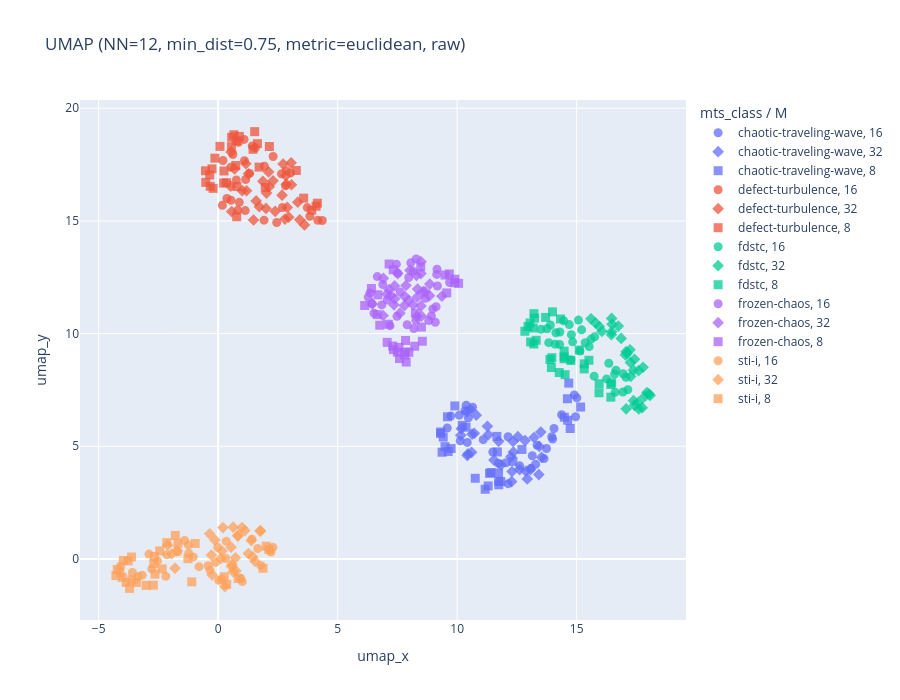

The notebook cell saved with this chart:
### Code cell
import plotly.express as px

# Interactive version of the chosen combo (emb_chosen / chosen_label from the cell above).
df_plot = meta_df.assign(
    umap_x=emb[:, 0],
    umap_y=emb[:, 1],
    M_str=meta_df["M"].astype(str),
    instance_str=meta_df["instance"].astype(str),
    dataset_paths_str=meta_df["dataset_paths"].astype(str),
)
fig = px.scatter(
    df_plot, x="umap_x", y="umap_y",
    color="mts_class",
    symbol="M_str",
    hover_data={
        "mts_class": True,
        "M": True,
        "T": True,
        "instance_str": True,
        "dataset_paths_str": False,
        "M_str": False,
        "umap_x": ":.2f",
        "umap_y": ":.2f",
    },
    title=f"UMAP (NN={n_neighbors}, min_dist={min_dist}, metric={metric}, {'scaled' if scaled else 'raw'})",
    width=900, height=700,
)
fig.update_traces(marker=dict(size=9, opacity=0.75))
fig.update_layout(legend=dict(title="mts_class / M"))
fig.show()

### Figure 1 — Plotly figure (JSON) as saved in the notebook; plotly's stock layout.template omitted (floating-point values rounded to 4 significant figures; data arrays with more than 128 entries replaced by an {"elided": "..."} marker saying what was removed)
{"data": [{"customdata": {"elided": "30x6 mixed values"}, "hovertemplate": "mts_class=%{customdata[0]}<br>umap_x=%{x:.2f}<br>umap_y=%{y:.2f}<br>M=%{customdata[1]}<br>T=%{customdata[2]}<br>instance_str=%{customdata[3]}<extra></extra>", "legendgroup": "chaotic-traveling-wave, 16", "marker": {"color": "#636efa", "opacity": 0.75, "size": 9, "symbol": "circle"}, "mode": "markers", "name": "chaotic-traveling-wave, 16", "orientation": "v", "showlegend": true, "type": "scatter", "x": [12.13, 10.56, 10.47, 14.0, 10.09, 10.38, 13.96, 14.37, 12.13, 13.34, 12.04, 13.28, 9.585, 11.49, 12.62, 13.09, 10.33, 9.731, 13.64, 10.13, 14.96, 15.01, 11.73, 13.14, 11.09, 10.64, 14.9, 13.74, 10.42, 14.05], "xaxis": "x", "y": [3.342, 6.625, 6.258, 5.32, 6.382, 6.823, 5.422, 6.398, 5.421, 5.041, 4.269, 4.203, 5.811, 4.744, 4.133, 4.02, 6.578, 6.344, 4.454, 5.247, 6.309, 7.148, 4.238, 4.58, 5.293, 6.731, 7.278, 4.901, 5.172, 5.79], "yaxis": "y"}, {"customdata": {"elided": "30x6 mixed values"}, "hovertemplate": "mts_class=%{customdata[0]}<br>umap_x=%{x:.2f}<br>umap_y=%{y:.2f}<br>M=%{customdata[1]}<br>T=%{customdata[2]}<br>instance_str=%{customdata[3]}<extra></extra>", "legendgroup": "chaotic-traveling-wave, 32", "marker": {"color": "#636efa", "opacity": 0.75, "size": 9, "symbol": "diamond"}, "mode": "markers", "name": "chaotic-traveling-wave, 32", "orientation": "v", "showlegend": true, "type": "scatter", "x": [11.83, 10.8, 10.42, 13.42, 10.61, 10.15, 10.41, 13.54, 12.28, 12.34, 12.3, 10.17, 12.87, 13.07, 12.93, 12.25, 13.44, 10.62, 11.74, 12.62, 11.3, 12.84, 10.46, 13.22, 13.5, 12.54, 10.72, 12.35, 11.54, 11.27], "xaxis": "x", "y": [4.169, 6.38, 4.592, 3.742, 4.731, 5.489, 6.526, 4.512, 3.432, 5.213, 3.88, 5.779, 3.897, 3.968, 3.552, 4.532, 4.996, 5.537, 5.222, 3.966, 5.511, 5.255, 4.664, 5.389, 5.632, 5.426, 5.575, 4.743, 4.389, 5.89], "yaxis": "y"}, {"customdata": {"elided": "30x6 mixed values"}, "hovertemplate": "mts_class=%{customdata[0]}<br>umap_x=%{x:.2f}<br>umap_y=%{y:.2f}<br>M=%{customdata[1]}<br>T=%{customdata[2]}<br>instance_str=%{customdata[3]}<extra></extra>", "legendgroup": "chaotic-traveling-wave, 8", "marker": {"color": "#636efa", "opacity": 0.75, "size": 9, "symbol": "square"}, "mode": "markers", "name": "chaotic-traveling-wave, 8", "orientation": "v", "showlegend": true, "type": "scatter", "x": [11.74, 11.36, 14.48, 11.74, 9.492, 10.37, 9.747, 14.62, 15.17, 9.311, 10.76, 9.594, 11.83, 11.42, 10.21, 14.61, 9.307, 11.73, 11.66, 11.68, 9.417, 14.67, 9.624, 12.71, 9.905, 11.3, 14.73, 11.17, 9.37, 12.33], "xaxis": "x", "y": [3.291, 3.801, 6.29, 3.443, 4.986, 5.846, 4.9, 6.157, 6.741, 5.634, 3.58, 6.309, 3.434, 3.834, 5.927, 7.11, 5.571, 3.818, 5.439, 4.749, 5.407, 7.802, 4.77, 4.858, 6.79, 3.241, 5.788, 3.092, 4.736, 4.329], "yaxis": "y"}, {"customdata": {"elided": "30x6 mixed values"}, "hovertemplate": "mts_class=%{customdata[0]}<br>umap_x=%{x:.2f}<br>umap_y=%{y:.2f}<br>M=%{customdata[1]}<br>T=%{customdata[2]}<br>instance_str=%{customdata[3]}<extra></extra>", "legendgroup": "defect-turbulence, 16", "marker": {"color": "#EF553B", "opacity": 0.75, "size": 9, "symbol": "circle"}, "mode": "markers", "name": "defect-turbulence, 16", "orientation": "v", "showlegend": true, "type": "scatter", "x": [0.8848, 0.6159, 1.319, 1.938, 0.8218, 1.558, 1.101, 1.92, 2.301, 1.134, 1.427, 0.2018, 0.5339, 0.1775, 0.5362, 0.3676, 1.086, 0.8494, 1.152, 0.7617, 4.358, 3.035, 2.859, 2.818, 2.691, 4.17, 2.451, 2.649, 3.838, 3.727], "xaxis": "x", "y": [15.83, 17.95, 17.11, 17.43, 15.47, 18.24, 17.67, 15.03, 17.86, 15.46, 18.33, 17.68, 17.38, 15.69, 15.92, 16.0, 18.62, 18.49, 16.84, 16.82, 15.02, 17.13, 17.23, 16.56, 15.6, 15.03, 14.93, 17.09, 15.21, 15.59], "yaxis": "y"}, {"customdata": {"elided": "30x6 mixed values"}, "hovertemplate": "mts_class=%{customdata[0]}<br>umap_x=%{x:.2f}<br>umap_y=%{y:.2f}<br>M=%{customdata[1]}<br>T=%{customdata[2]}<br>instance_str=%{customdata[3]}<extra></extra>", "legendgroup": "defect-turbulence, 32", "marker": {"color": "#EF553B", "opacity": 0.75, "size": 9, "symbol": "diamond"}, "mode": "markers", "name": "defect-turbulence, 32", "orientation": "v", "showlegend": true, "type": "scatter", "x": [1.872, 2.137, 1.723, 2.827, 2.721, 2.296, 2.111, 2.003, 2.387, 2.024, 0.6866, 1.008, 1.161, 0.5386, 0.5198, 1.481, 0.5681, 1.189, 1.269, 1.59, 3.069, 2.954, 2.89, 2.855, 3.611, 2.675, 3.332, 3.415, 3.052, 2.795], "xaxis": "x", "y": [16.76, 16.52, 15.63, 17.01, 17.52, 16.78, 17.18, 15.55, 15.43, 16.24, 17.31, 16.34, 17.54, 18.06, 16.54, 15.04, 15.42, 16.34, 17.09, 15.89, 16.6, 15.16, 15.6, 16.63, 14.82, 16.14, 15.83, 15.05, 17.58, 15.08], "yaxis": "y"}, {"customdata": {"elided": "30x6 mixed values"}, "hovertemplate": "mts_class=%{customdata[0]}<br>umap_x=%{x:.2f}<br>umap_y=%{y:.2f}<br>M=%{customdata[1]}<br>T=%{customdata[2]}<br>instance_str=%{customdata[3]}<extra></extra>", "legendgroup": "defect-turbulence, 8", "marker": {"color": "#EF553B", "opacity": 0.75, "size": 9, "symbol": "square"}, "mode": "markers", "name": "defect-turbulence, 8", "orientation": "v", "showlegend": true, "type": "scatter", "x": [0.2308, 0.2449, 0.8873, 1.529, 4.099, 0.5568, 0.5648, 0.7766, 0.738, 0.348, -0.5283, -0.3527, -0.2113, 0.07637, -0.2556, 0.6567, -0.136, 1.46, -0.332, -0.5165, 4.153, 1.644, 3.578, 1.973, 0.7496, 3.915, 1.713, 2.144, 3.272, 0.7857], "xaxis": "x", "y": [16.68, 17.22, 18.75, 18.96, 15.65, 18.3, 18.71, 15.19, 17.46, 16.69, 17.23, 17.04, 16.45, 18.31, 17.31, 18.82, 17.79, 18.18, 16.54, 16.71, 15.79, 18.43, 16.01, 16.49, 18.56, 15.48, 17.39, 18.3, 17.24, 16.53], "yaxis": "y"}, {"customdata": {"elided": "30x6 mixed values"}, "hovertemplate": "mts_class=%{customdata[0]}<br>umap_x=%{x:.2f}<br>umap_y=%{y:.2f}<br>M=%{customdata[1]}<br>T=%{customdata[2]}<br>instance_str=%{customdata[3]}<extra></extra>", "legendgroup": "fdstc, 16", "marker": {"color": "#00cc96", "opacity": 0.75, "size": 9, "symbol": "circle"}, "mode": "markers", "name": "fdstc, 16", "orientation": "v", "showlegend": true, "type": "scatter", "x": [15.14, 14.76, 14.78, 15.21, 15.6, 15.52, 14.69, 15.36, 15.76, 14.83, 13.9, 15.07, 14.1, 14.29, 14.46, 14.3, 13.76, 13.83, 14.13, 13.51, 16.94, 16.61, 16.65, 17.07, 16.35, 16.95, 16.59, 15.73, 17.14, 16.25], "xaxis": "x", "y": [9.229, 8.845, 9.954, 10.17, 9.758, 9.422, 10.4, 9.592, 9.862, 9.635, 10.38, 10.6, 9.532, 9.519, 10.57, 10.07, 10.22, 9.597, 10.04, 10.19, 7.41, 7.393, 8.374, 8.061, 8.684, 8.22, 8.203, 8.112, 7.511, 7.989], "yaxis": "y"}, {"customdata": {"elided": "30x6 mixed values"}, "hovertemplate": "mts_class=%{customdata[0]}<br>umap_x=%{x:.2f}<br>umap_y=%{y:.2f}<br>M=%{customdata[1]}<br>T=%{customdata[2]}<br>instance_str=%{customdata[3]}<extra></extra>", "legendgroup": "fdstc, 32", "marker": {"color": "#00cc96", "opacity": 0.75, "size": 9, "symbol": "diamond"}, "mode": "markers", "name": "fdstc, 32", "orientation": "v", "showlegend": true, "type": "scatter", "x": [17.11, 17.07, 17.37, 17.04, 17.42, 17.26, 17.25, 17.23, 17.78, 17.59, 16.48, 16.45, 16.46, 16.06, 15.6, 15.95, 16.47, 15.79, 16.74, 16.86, 18.03, 17.6, 17.38, 17.74, 17.59, 18.07, 17.94, 17.42, 17.85, 17.07], "xaxis": "x", "y": [9.13, 9.2, 8.379, 9.054, 8.863, 8.104, 8.72, 9.284, 8.508, 8.354, 10.42, 9.952, 10.67, 10.1, 10.66, 10.32, 10.08, 10.47, 10.33, 9.785, 7.32, 6.66, 7.023, 6.713, 6.961, 7.258, 7.382, 6.818, 7.208, 6.664], "yaxis": "y"}, {"customdata": {"elided": "30x6 mixed values"}, "hovertemplate": "mts_class=%{customdata[0]}<br>umap_x=%{x:.2f}<br>umap_y=%{y:.2f}<br>M=%{customdata[1]}<br>T=%{customdata[2]}<br>instance_str=%{customdata[3]}<extra></extra>", "legendgroup": "fdstc, 8", "marker": {"color": "#00cc96", "opacity": 0.75, "size": 9, "symbol": "square"}, "mode": "markers", "name": "fdstc, 8", "orientation": "v", "showlegend": true, "type": "scatter", "x": [14.48, 13.21, 14.47, 14.32, 13.96, 14.48, 14.27, 15.32, 13.99, 13.7, 13.05, 13.19, 12.83, 13.88, 13.94, 12.96, 13.24, 13.21, 13.08, 13.31, 16.43, 15.94, 14.52, 16.46, 16.43, 14.76, 15.32, 15.11, 15.94, 15.51], "xaxis": "x", "y": [8.883, 9.54, 8.97, 10.65, 8.931, 9.22, 8.271, 8.433, 10.97, 10.72, 10.47, 10.25, 10.11, 8.852, 8.493, 10.31, 10.69, 10.89, 9.629, 9.705, 7.742, 7.375, 8.177, 7.817, 7.178, 8.81, 8.659, 9.271, 7.776, 8.818], "yaxis": "y"}, {"customdata": {"elided": "30x6 mixed values"}, "hovertemplate": "mts_class=%{customdata[0]}<br>umap_x=%{x:.2f}<br>umap_y=%{y:.2f}<br>M=%{customdata[1]}<br>T=%{customdata[2]}<br>instance_str=%{customdata[3]}<extra></extra>", "legendgroup": "frozen-chaos, 16", "marker": {"color": "#ab63fa", "opacity": 0.75, "size": 9, "symbol": "circle"}, "mode": "markers", "name": "frozen-chaos, 16", "orientation": "v", "showlegend": true, "type": "scatter", "x": [9.685, 6.848, 7.975, 7.483, 7.518, 9.086, 7.456, 8.158, 9.146, 6.279, 7.076, 8.185, 8.286, 6.522, 8.675, 9.157, 7.909, 6.424, 7.616, 8.812, 8.923, 6.889, 9.176, 6.659, 8.982, 8.273, 9.12, 8.059, 6.352, 7.192], "xaxis": "x", "y": [12.27, 11.27, 12.49, 10.77, 12.69, 10.5, 13.08, 12.78, 12.63, 11.62, 11.49, 10.23, 13.31, 10.9, 11.57, 12.86, 10.39, 11.33, 11.85, 10.58, 10.79, 12.18, 12.11, 12.53, 11.09, 10.59, 11.19, 13.14, 11.8, 10.35], "yaxis": "y"}, {"customdata": {"elided": "30x6 mixed values"}, "hovertemplate": "mts_class=%{customdata[0]}<br>umap_x=%{x:.2f}<br>umap_y=%{y:.2f}<br>M=%{customdata[1]}<br>T=%{customdata[2]}<br>instance_str=%{customdata[3]}<extra></extra>", "legendgroup": "frozen-chaos, 32", "marker": {"color": "#ab63fa", "opacity": 0.75, "size": 9, "symbol": "diamond"}, "mode": "markers", "name": "frozen-chaos, 32", "orientation": "v", "showlegend": true, "type": "scatter", "x": [7.149, 8.335, 9.361, 7.228, 8.345, 7.606, 6.453, 6.901, 7.813, 7.514, 7.796, 8.487, 8.486, 8.506, 8.857, 8.024, 7.975, 8.489, 8.843, 8.316, 8.157, 7.357, 7.86, 8.573, 8.298, 7.382, 8.659, 7.382, 6.911, 7.058], "xaxis": "x", "y": [11.96, 11.63, 11.66, 11.7, 11.98, 10.91, 11.32, 10.8, 11.64, 12.67, 11.24, 11.23, 12.66, 10.77, 12.2, 12.81, 11.48, 13.19, 11.68, 10.77, 11.28, 11.28, 12.13, 11.87, 12.58, 11.54, 11.86, 12.11, 12.45, 11.75], "yaxis": "y"}, {"customdata": {"elided": "30x6 mixed values"}, "hovertemplate": "mts_class=%{customdata[0]}<br>umap_x=%{x:.2f}<br>umap_y=%{y:.2f}<br>M=%{customdata[1]}<br>T=%{customdata[2]}<br>instance_str=%{customdata[3]}<extra></extra>", "legendgroup": "frozen-chaos, 8", "marker": {"color": "#ab63fa", "opacity": 0.75, "size": 9, "symbol": "square"}, "mode": "markers", "name": "frozen-chaos, 8", "orientation": "v", "showlegend": true, "type": "scatter", "x": [7.867, 6.131, 8.225, 10.06, 9.494, 7.798, 8.477, 6.762, 7.57, 7.828, 7.589, 9.565, 7.335, 7.324, 6.657, 9.673, 7.978, 8.506, 7.84, 7.073, 7.302, 7.121, 6.683, 6.415, 8.544, 7.502, 9.905, 8.254, 7.153, 9.904], "xaxis": "x", "y": [8.738, 11.25, 9.44, 12.23, 12.6, 9.051, 12.96, 10.37, 9.39, 9.18, 8.893, 11.81, 9.289, 12.83, 10.84, 12.65, 9.172, 10.29, 9.696, 9.611, 9.448, 10.41, 11.72, 12.0, 9.66, 9.176, 12.42, 10.91, 13.09, 12.26], "yaxis": "y"}, {"customdata": {"elided": "30x6 mixed values"}, "hovertemplate": "mts_class=%{customdata[0]}<br>umap_x=%{x:.2f}<br>umap_y=%{y:.2f}<br>M=%{customdata[1]}<br>T=%{customdata[2]}<br>instance_str=%{customdata[3]}<extra></extra>", "legendgroup": "sti-i, 16", "marker": {"color": "#FFA15A", "opacity": 0.75, "size": 9, "symbol": "circle"}, "mode": "markers", "name": "sti-i, 16", "orientation": "v", "showlegend": true, "type": "scatter", "x": [-2.776, -2.194, 1.009, 0.316, 0.9478, 1.784, -2.143, -1.404, -0.1078, 1.414, -3.588, -1.043, -1.678, -3.35, -2.538, -4.079, -2.894, -0.3414, -3.178, 0.1333, 0.02379, 2.209, 0.338, 2.296, -1.23, -0.4224, 1.658, -1.244, -0.01696, -0.8007], "xaxis": "x", "y": [-0.4422, -0.7657, -1.005, 0.01837, -0.8603, -0.2873, 0.1853, 0.8185, -0.1544, 0.8799, -0.6008, 0.09073, 0.3211, -0.7783, -0.08696, -0.3147, 0.217, -0.495, -0.72, -0.912, -0.9451, 0.3104, 0.7805, 0.5151, 0.2544, -0.301, 0.4649, 0.6223, 0.514, -0.3435], "yaxis": "y"}, {"customdata": {"elided": "30x6 mixed values"}, "hovertemplate": "mts_class=%{customdata[0]}<br>umap_x=%{x:.2f}<br>umap_y=%{y:.2f}<br>M=%{customdata[1]}<br>T=%{customdata[2]}<br>instance_str=%{customdata[3]}<extra></extra>", "legendgroup": "sti-i, 32", "marker": {"color": "#FFA15A", "opacity": 0.75, "size": 9, "symbol": "diamond"}, "mode": "markers", "name": "sti-i, 32", "orientation": "v", "showlegend": true, "type": "scatter", "x": [-1.726, -1.946, 1.387, 1.547, -1.803, 1.0, 1.117, 2.136, -0.2797, 0.5631, 1.444, 0.7448, 0.6284, 0.5762, -2.11, -0.1335, 0.115, -0.249, 0.283, 0.7238, 0.6292, -0.3545, 0.8256, 0.162, 0.5423, 0.8273, 1.264, 1.767, 1.764, 0.1999], "xaxis": "x", "y": [0.3669, 0.2188, 0.8159, -0.1114, -0.4111, 1.392, 1.26, 0.4109, 0.1723, -0.3403, 0.0897, -0.5295, -0.5661, -0.2484, 0.6131, 0.8365, 0.02123, -0.7099, -1.226, 0.05077, 1.412, 1.115, 1.049, 0.3511, 0.5249, 1.014, 0.2371, 1.262, 1.227, 1.393], "yaxis": "y"}, {"customdata": {"elided": "30x6 mixed values"}, "hovertemplate": "mts_class=%{customdata[0]}<br>umap_x=%{x:.2f}<br>umap_y=%{y:.2f}<br>M=%{customdata[1]}<br>T=%{customdata[2]}<br>instance_str=%{customdata[3]}<extra></extra>", "legendgroup": "sti-i, 8", "marker": {"color": "#FFA15A", "opacity": 0.75, "size": 9, "symbol": "square"}, "mode": "markers", "name": "sti-i, 8", "orientation": "v", "showlegend": true, "type": "scatter", "x": [-4.012, -3.705, -1.104, -3.42, 2.124, -1.792, -2.642, -3.966, -1.683, -2.34, -3.765, 2.011, -3.016, -2.71, -4.223, -2.662, -2.148, -3.623, 0.8369, 0.3582, -1.265, -2.697, -4.107, -3.614, -3.846, -4.277, -0.9585, 1.877, -2.447, 0.2564], "xaxis": "x", "y": [-0.8191, -1.306, -1.016, -1.042, 0.4163, 1.044, -0.6744, -0.06742, 0.6909, -0.4412, -0.08484, 0.5658, -1.17, -1.164, -0.4673, 0.1098, 0.7225, 0.08534, -0.8687, -1.13, 0.009479, -0.1991, -0.5918, -0.9233, -1.042, -0.7402, 0.6882, -0.4126, 0.3581, -0.7934], "yaxis": "y"}], "layout": {"height": 700, "legend": {"title": {"text": "mts_class / M"}, "tracegroupgap": 0}, "title": {"text": "UMAP (NN=12, min_dist=0.75, metric=euclidean, raw)"}, "width": 900, "xaxis": {"anchor": "y", "domain": [0, 1], "title": {"text": "umap_x"}}, "yaxis": {"anchor": "x", "domain": [0, 1], "title": {"text": "umap_y"}}}}
